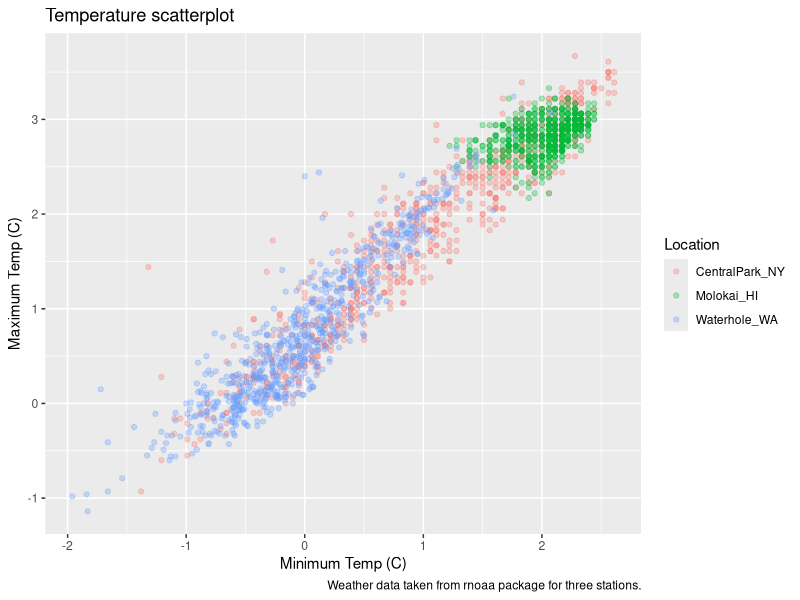
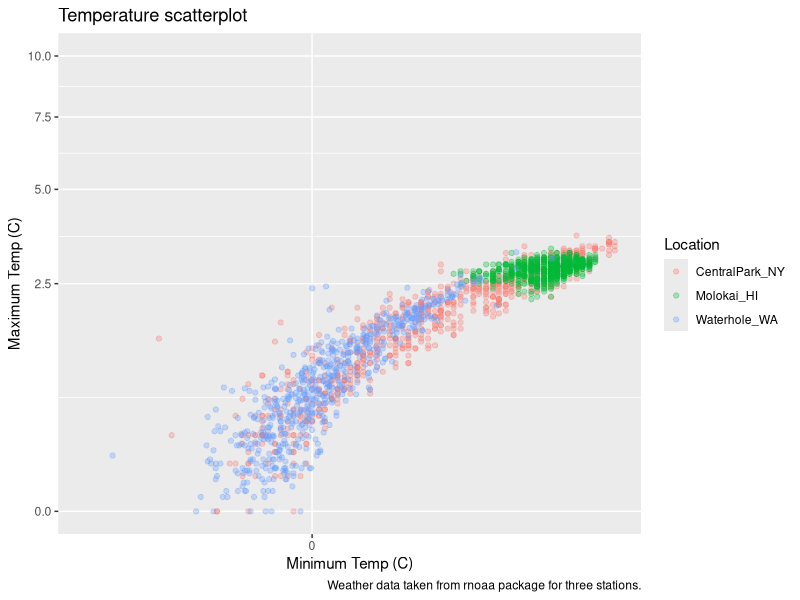
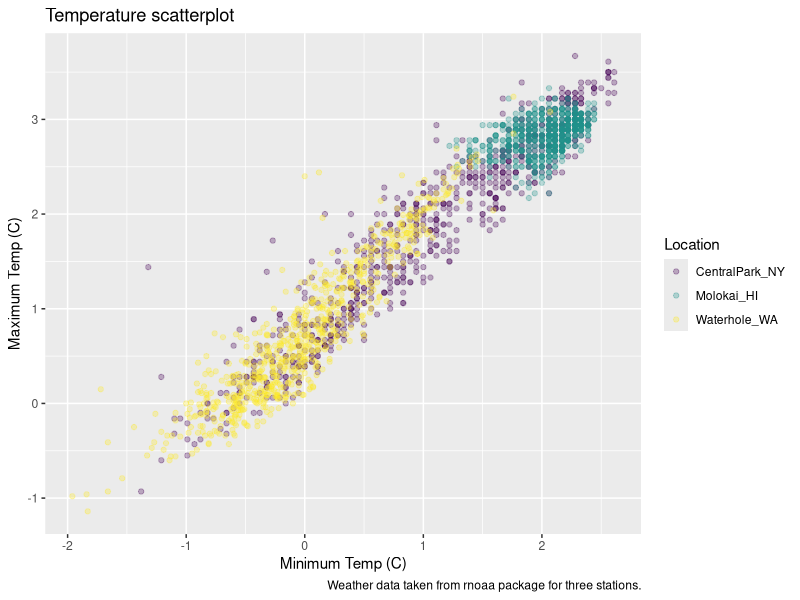
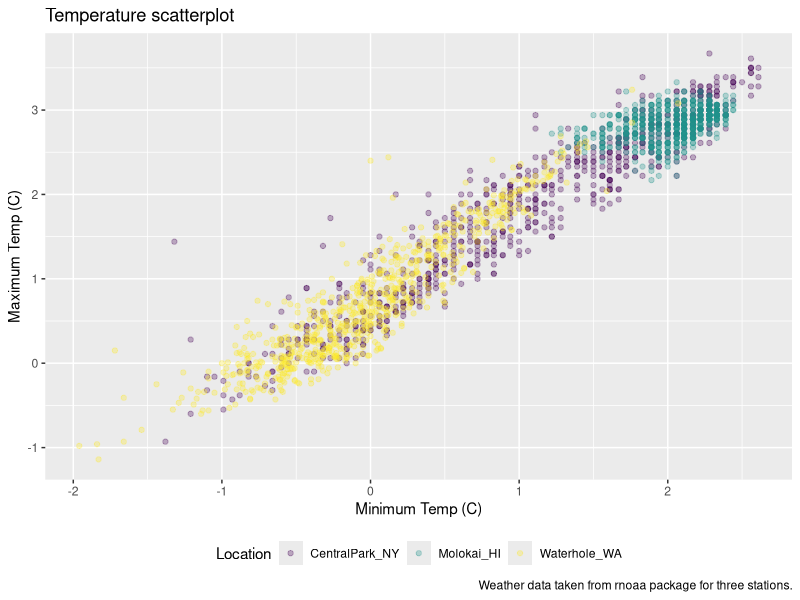
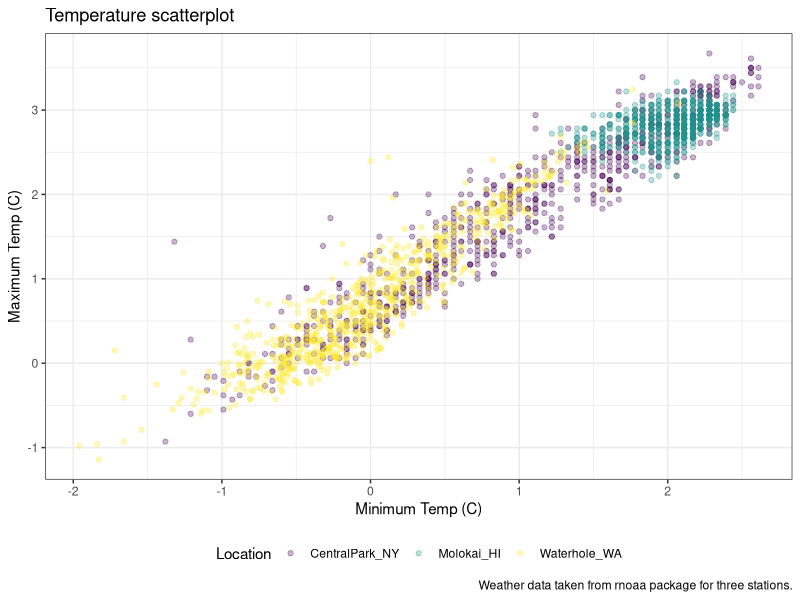
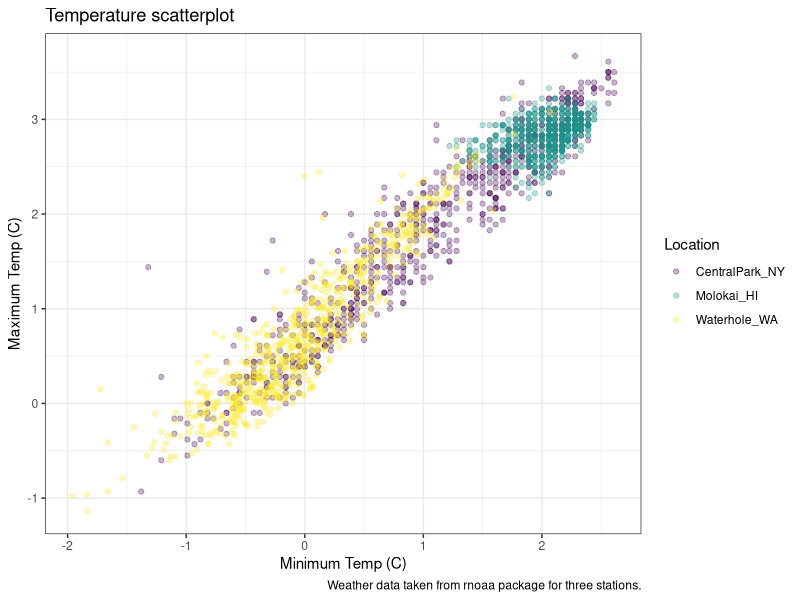
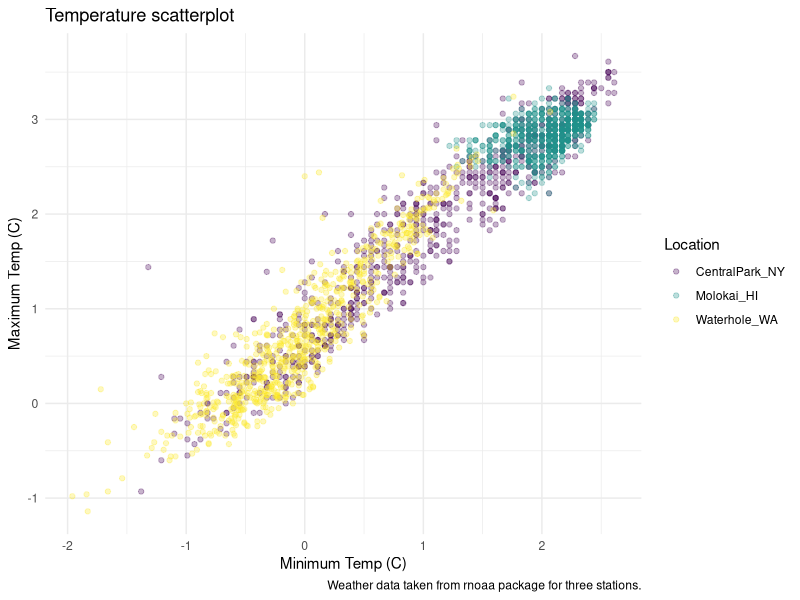
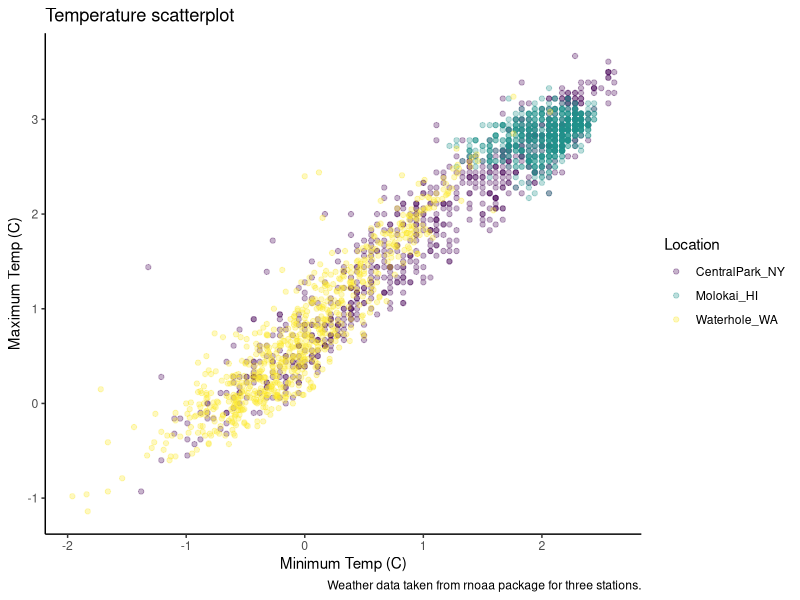

Write R code to recreate these figures, in order.
## ---- chunk 1
library(tidyverse)
library(patchwork)

#library(rnoaa)
#remotes::install_github("ropensci/rnoaa", force = TRUE)
## ---- chunk 2
weather_df = read_csv("weather_df.csv")
weather_df = 
  mutate( weather_df,
    name = case_match(
      id, 
      "USW00094728" ~ "CentralPark_NY", 
      "USW00022534" ~ "Molokai_HI",
      "USS0023B17S" ~ "Waterhole_WA"), # creat new name variables.
    tmin = tmin / 10,
    tmax = tmax / 10) |>
  select(name, id, everything())

## ---- chunk 3
weather_df |> 
  ggplot(aes(x = tmin, y = tmax, color = name)) + 
  geom_point(alpha = .3) +
  labs(
    title = "Temperature scatterplot",
    x = "Minimum Temp (C)",
    y = "Maximum Temp (C)",
    color = "Location", 
    caption = "Weather data taken from rnoaa package for three stations."
  )

## ---- chunk 4
weather_df |> 
  ggplot(aes(x = tmin, y = tmax, color = name)) + 
  geom_point(alpha = .3) +
  labs(
    title = "Temperature scatterplot",
    x = "Minimum Temp (C)",
    y = "Maximum Temp (C)",
    color = "Location", 
    caption = "Weather data taken from rnoaa package for three stations."
  ) +
  scale_x_continuous(
    breaks = c(-15, 0, 20),
    labels = c("-15", "0", "20")
  ) +
  scale_y_continuous(
    limits = c(0, 10),
    transform = "sqrt"
  )
## ---- chunk 5
weather_df |> 
  ggplot(aes(x = tmin, y = tmax, color = name)) + 
  geom_point(alpha = .3) +
  labs(
    title = "Temperature scatterplot",
    x = "Minimum Temp (C)",
    y = "Maximum Temp (C)",
    color = "Location", 
    caption = "Weather data taken from rnoaa package for three stations."
  ) +
  #scale_color_hue(h = c(100, 400)) +
  viridis::scale_color_viridis(discrete = TRUE)
 
## ---- chunk 6
ggp_scatterplot = 
  weather_df |> 
  ggplot(aes(x = tmin, y = tmax, color = name)) + 
  geom_point(alpha = .3) +
  labs(
    title = "Temperature scatterplot",
    x = "Minimum Temp (C)",
    y = "Maximum Temp (C)",
    color = "Location", 
    caption = "Weather data taken from rnoaa package for three stations."
  ) +
  #scale_color_hue(h = c(100, 400)) +
  viridis::scale_color_viridis(discrete = TRUE)
 
## ---- chunk 7
ggp_scatterplot +
  theme(legend.position = "bottom")#lable place in bottom

## ---- chunk 8
ggp_scatterplot +
  theme_bw() + # background is white vs grey upside.
  theme(legend.position = "bottom")
## ---- chunk 9
ggp_scatterplot +
  theme(legend.position = "bottom") + 
  theme_bw()
  
## ---- chunk 10
ggp_scatterplot +
  theme(legend.position = "bottom") + 
  theme_minimal()#background without the lines
## ---- chunk 11
ggp_scatterplot +
  theme(legend.position = "bottom") + 
  theme_classic() #background dif
## ---- chunk 12
ggp_scatterplot +
  theme(legend.position = "bottom") + 
  ggthemes::theme_excel() #ugly
## ---- chunk 13
weather_df |> 
  ggplot(aes(x = date, y = tmax, colour = name, size = prcp)) +
  geom_point(alpha = .3) +
  geom_smooth(se = FALSE) +#no grey shadow
  viridis::scale_color_viridis(discrete = TRUE) +
  labs(
    x = "Date",
    y = "Maximum Temp (C)",
    title = "Seasonal variation in Max Temp",
    size = "Precipitation"
  ) +
  theme_minimal() +
  theme(legend.position = "bottom")
## ---- chunk 14
central_park_df = 
  weather_df |> 
  filter(name == "CentralPark_NY")

molokai_df =
  weather_df |> 
  filter(name == "Molokai_HI")
  
molokai_df |> 
  ggplot(aes(x = date, y = tmax, colour = name)) +
  geom_point() +
  geom_line(data = central_park_df)
  
## ---- chunk 15
weather_df |> 
  ggplot(aes(x = tmax, fill = name)) +
  geom_density() +
  facet_grid(. ~ name)
## ---- chunk 16
ggp_tmax_tmin = 
  weather_df |> 
  ggplot(aes(x = tmin, y = tmax, color = name)) +
  geom_point(alpha = .3)
ggp_tmax_tmin
  
ggp_tmax_density = 
  weather_df |>
  ggplot(aes(x = tmax, fill = name)) +
  geom_density(alpha = .3) 
ggp_tmax_density

ggp_tmax_date = 
  weather_df |>
  ggplot(aes(x = date, y = tmax, color = name)) +
  geom_point(alpha = .3) +
  geom_smooth(se = FALSE)
ggp_tmax_date

#library(patchwork)
(ggp_tmax_tmin + ggp_tmax_density) / ggp_tmax_date# combine 2 plots 


